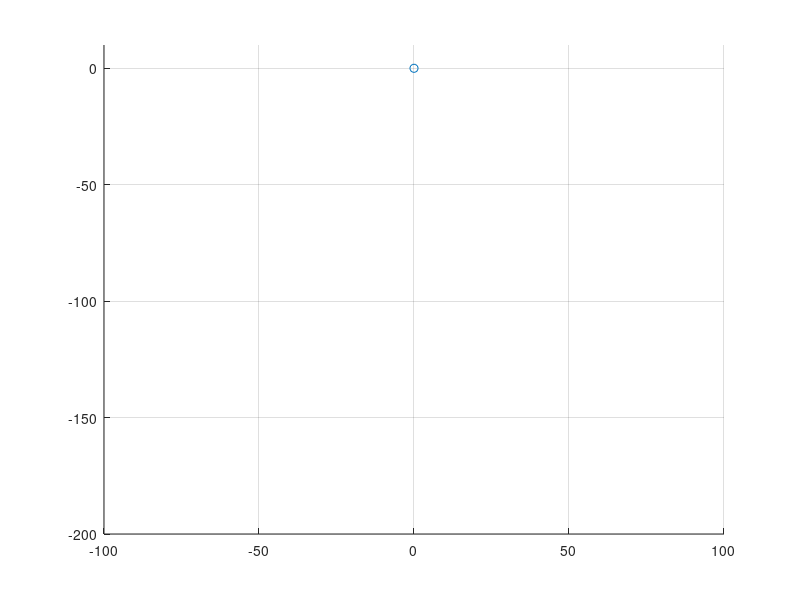

This figure's MATLAB source: (Note: this script raises an error after producing the figure.)
%% Test
clear all
clc
load('IphoneCamera.mat')

npics = 1;
plotFlag = true;

if(plotFlag)
   figure; hold on; grid on;
    plot(0,0,'o')
    axis([-100 100 -200 10]);
end
tic
for i = 1:npics
    i/npics*100
    
    %filename = [cd,'/images/Circle/Image-' num2str(i,'%05d') '.jpeg'];
    filename = [cd,'/images/Image-30cm.jpeg'];

    img = imread(filename);
    imOrig = imresize(img,[1200,1200]);
%        ims{i} = imOrig;

    [im, newOrigin] = undistortImage(imOrig, cameraParams, 'OutputView', 'full');
    im = imOrig;

    [imagePoints, boardSize] = detectCheckerboardPoints(im);

    squareSize = 25; % in millimeters
    worldPoints = generateCheckerboardPoints(boardSize, squareSize);

    imagePoints = imagePoints + newOrigin; % adds newOrigin to every row of imagePoints

    % Compute rotation and translation of the camera.
    [R, t] = extrinsics(imagePoints, worldPoints, cameraParams);
    ts(i,:) = t;
    
    % Compute camera pose.
    [orientation, location] = extrinsicsToCameraPose(R, t);

    positions(i,1) = location(1)/10;
    positions(i,2) = location(3)/10;
    
    if (plotFlag)
        scatter(positions(i,1),positions(i,2),'r','x');
        %pause(1e-3)
        drawnow()
    end
    
end
toc

